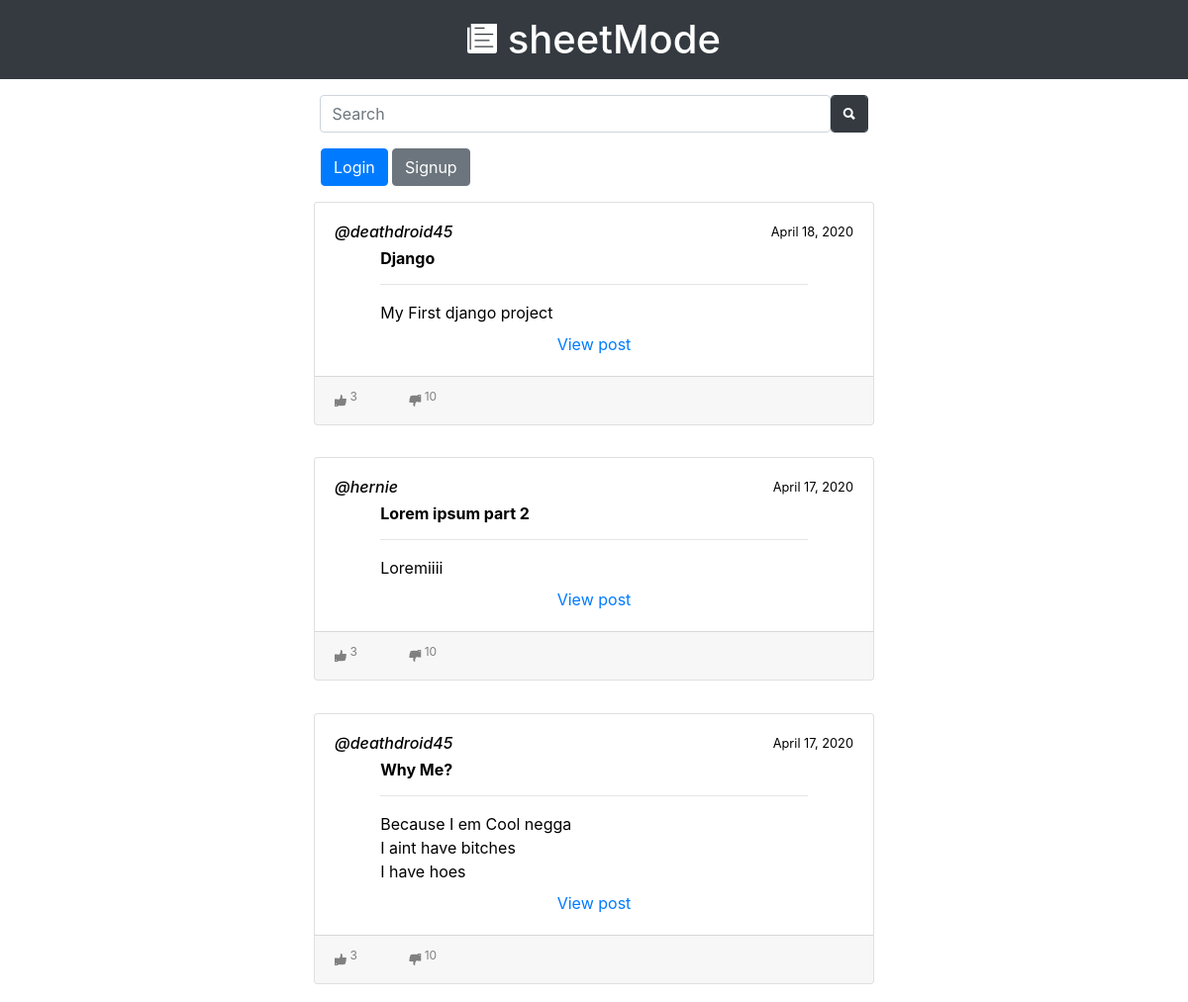
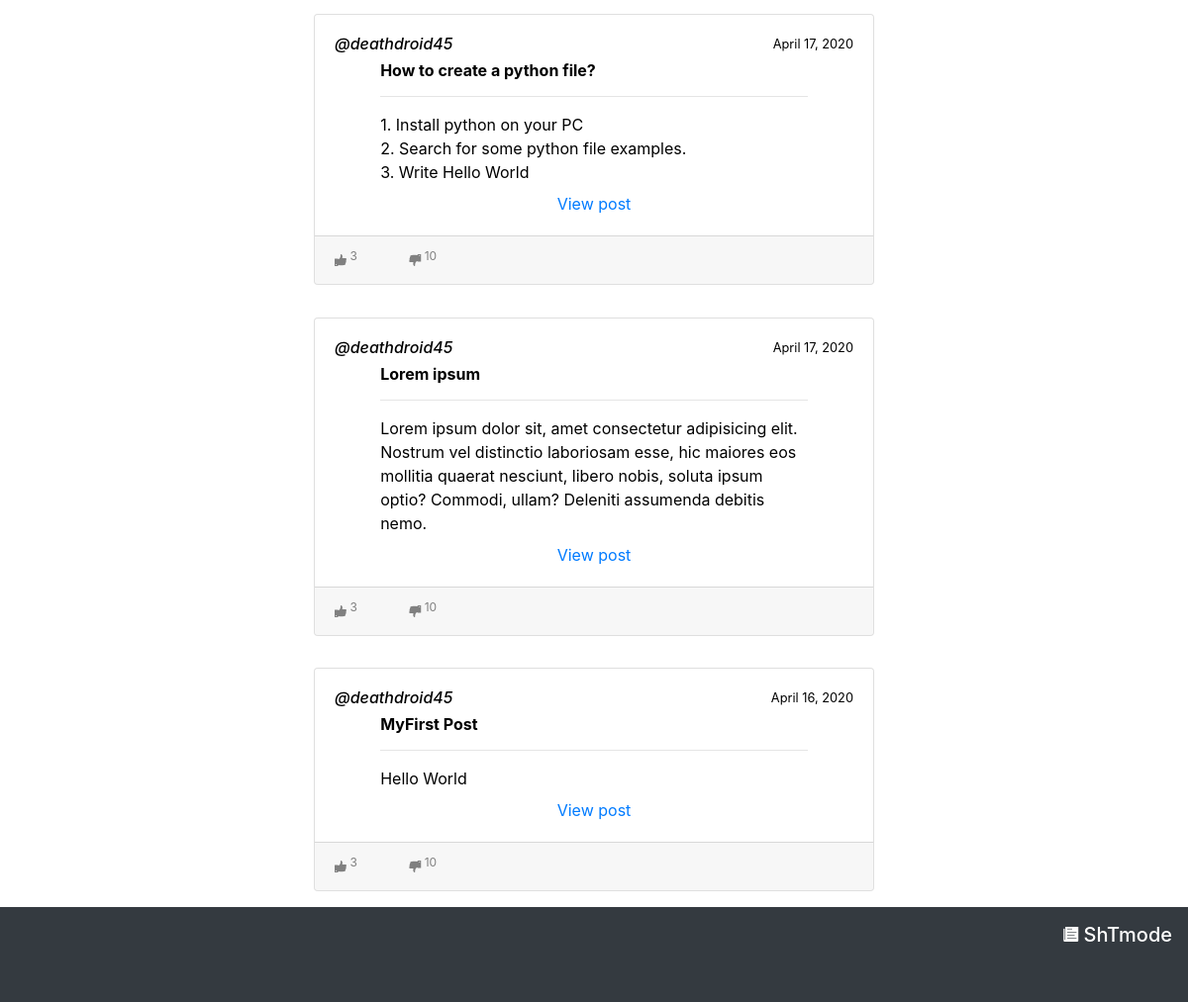
The app's page / (signed in) with its own data (2 pictures, top to bottom).
### main/models.py (models this page shows)
class User(models.Model):
    code_name = models.CharField(max_length = 50)
    f_name = models.CharField(max_length = 50)
    l_name = models.CharField(max_length = 50)
    pwd = models.CharField(max_length = 50)
    status = models.CharField(max_length = 50)
    rank = models.CharField(max_length = 50)
    state = models.CharField(max_length = 50)
    started_at = models.DateTimeField()
    email = models.EmailField(default="system_default")

class Post(models.Model):
    title = models.CharField(max_length = 100)
    keyword = models.TextField()
    content = models.TextField()
    posted_at = models.DateTimeField()
    state = models.CharField(max_length = 50)
    type_id = models.IntegerField()
    poster_id = models.IntegerField()

### main/views.py (the view)
# urls.py: url(r'^$', mainView.indexView),
def indexView(request):
    username = request.session['username']
    posts = Post.objects.all().order_by('-posted_at')
    states = False
    user = []
    contents = []
    title = []
    keyword = []
    posted_at = []
    state = []
    type_id = []
    poster_id = []
    post_id = []
    for post in Post.objects.all().order_by('-posted_at'):
        title.append(post.title)
        keyword.append(post.keyword)
        posted_at.append(post.posted_at)
        state.append(post.state)
        type_id.append(post.type_id)
        poster_id.append(post.poster_id)
        post_id.append(post.id)
    for i in Post.objects.all().order_by('-posted_at'):
        temp = []
        for x in i.content.splitlines():
            temp.append(x)
        contents.append(temp)
    allpost = zip(contents, title, keyword, posted_at, state, type_id, poster_id, post_id)
    if username:
        for user1 in User.objects.all():
            if username == user1.code_name:
                user = user1
                states = True
    if states:
        return render(request, 'main/index.html', {'menubox':True, 'user':user,'users':User.objects.all(), 'allpost':allpost})
    else:
        return render(request, 'main/index.html', {'menubox':True, 'users':User.objects.all(), 'allpost':allpost})

### main/templates/main/index.html (shortened to what this page needs)
{% extends 'base.html' %}
{% block content %}
{% for contents, title, keyword, posted_at, state, type_id, poster_id, post_id in allpost %}
    {% if type_id == 1 %}
        <div class="hvr-float mt-3 mb-3 col ml-0 mr-0 pl-0 pr-0">
            <div class="card animated fadeInDown">
                <div class="card-body">
                    <span class="float-right small">
                        {{ posted_at.date }}
                    </span>
                    {% for i in users %}
                        {% if i.id == poster_id %}
                            <h6 class="font-italic">@{{ i.code_name}}</h6>
                        {% endif %}
                    {% endfor %}
                    <div class="row post-content">
                        <div class="col-lg-10 offset-lg-1">
                            <h6 class="font-weight-bold">{{ title }}</h6>
                            <hr>
                            <span class="text-justify">
                                {% for line in contents %}
                                    {{ line }}<br>
                                {% endfor %}
                            </span>
                        </div>
                    </div>
                    <div class="col-12 text-center mt-2">
                        <a href="/forum/readpost/{{ post_id}}">View post</a>
                    </div>
                </div>
                <div class="card-footer">
                    <span>
                        {% if user.code_name %}
                            <a href="#" class="ion-thumbsup mr-5 active_vote"><sup> 3</sup></a>
                            <a href="#" class="ion-thumbsdown"><sup> 10</sup></a>
                        {% else %}
                            <span class="ion-thumbsup mr-5" disabled><sup> 3</sup></span>
                            <span class="ion-thumbsdown" disabled><sup> 10</sup></span>
                        {% endif %}
                    </span>
                </div>
            </div>
        </div>
    {% endif %}
{% endfor %}
{% endblock content %}

### main/templates/base.html (shortened to what this page needs)
{% load static %}
<!DOCTYPE html>
<html lang="en">
<head>
    <link rel="stylesheet" href="{% static 'mini_lib/css/animate.css' %}">
    <link rel="stylesheet" href="{% static 'mini_lib/css/bootstrap.css' %}">
    <link rel="stylesheet" href="{% static 'mini_lib/css/hover.min.css' %}">
    <link rel="stylesheet" href="{% static 'mini_lib/css/ionicons.css' %}">
    <link rel="stylesheet" href="{% static 'css/style.css' %}">
</head>
<body>
    <header class="row bg-dark">
        <div class="col">
            <h1 class="ion-ios-paper text-center mt-3 mb-3 animated bounceInUp"> sheetMode</h1>
        </div>
    </header>
    {% if menubox %}
        <div class="row mt-3">
            <div class="col-lg-6 offset-lg-3">
                <div class="col-12 m-0 p-0">
                    <form action="#" class="form-group form-inline col-12 animated fadeIn">
                        <input type="text" class="form-control" name="search_input" id="search_input" placeholder="Search">
                        <button class="btn btn-dark ion-search form-control"></button>
                    </form>
                </div>
                {% if not user.code_name %}
                    <ul class="navbar-nav animated fadeIn ml-3">
                        <a href="{% url 'login_url' %}"><li class="list-inline-item btn btn-primary hvr-float-shadow"> Login</li></a>
                        <a href="{% url 'register_url' %}"><li class="list-inline-item btn btn-secondary hvr-float-shadow">Signup</li></a>
                    </ul>
                {% endif %}
            </div>
        </div>
    {% endif %}
    <div class="row content mr-1 ml-1">
        <div class="col-lg-6 offset-lg-3">
            {% block content %}
            {% endblock content %}
        </div>
    </div>
    <footer class="row bg-dark">
        <div class="col pb-5">
            <h5 class="ion-ios-paper float-right mt-3 mr-3">
                ShTmode
            </h5>
        </div>
    </footer>
</body>
</html

### forum/static/css/style.css (style rules this page uses)
html { box-sizing: border-box; margin: 0px; padding: 0px; overflow-x: hidden; }
body { color: white; }
.content { color: black; }
.navbar-nav { display: inline; }
#search_input { min-width: 93%; }
.post-content { max-height: 200px; overflow: hidden; }
.card-footer a, .bug, .card-footer span { color: gray; }
.card:first-child { margin-top: 0px; }

### records on screen
User: code_name "deathdroid45"
Post: allpost "Django", contents "My First django project"
User: code_name "hernie"
Post: allpost "Lorem ipsum part 2", contents "Loremiiii"
Post: allpost "Why Me?"
Post: allpost "How to create a python file?"
Post: allpost "Lorem ipsum", contents "Lorem ipsum dolor sit, amet consectetur adipisicing elit. Nostrum vel distinctio laboriosam esse, hic maiores eos mollitia quaerat nesciunt, libero nobis, soluta ipsum optio? Commodi, ullam? Deleniti assumenda debitis nemo."
Post: allpost "MyFirst Post", contents "Hello World"

### other values on screen
{{ posted_at.date }} "April 18, 2020" "April 17, 2020" "April 17, 2020" "April 17, 2020" "April 17, 2020" "April 16, 2020"
{{ line }} "Because I em Cool negga" "I aint have bitches" "I have hoes" "1. Install python on your PC" "2. Search for some python file examples." "3. Write Hello World"
